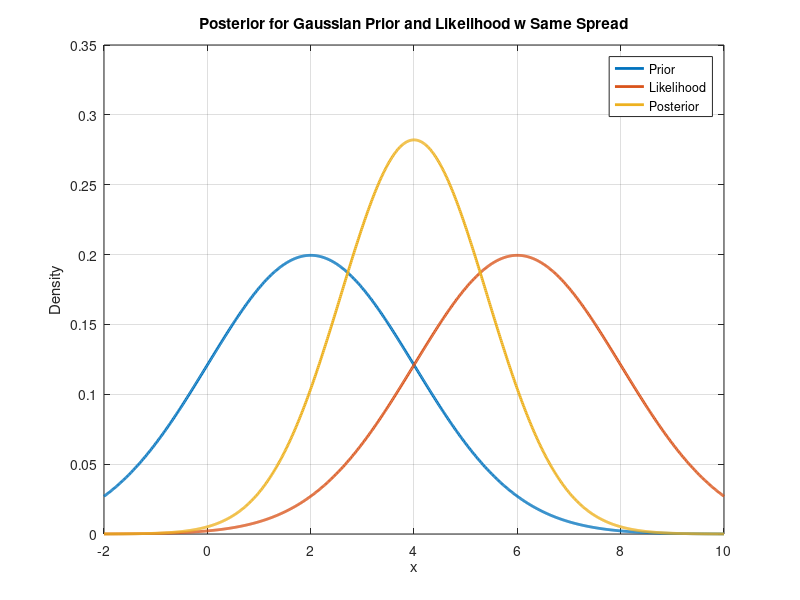

Recreate this plot in MATLAB. (Note: this script raises an error after producing the figure.)
% L1: Get the posterior for a Gaussian prior and likelihood with same spread but different means
% L2: Vary the spread of the likelihood, compute the mode of the posterior
% L3: Vary the spread of the prior, compute the mode of the posterior
% L4: For all these cases, compute the spread of the posterior, compare with the likelihood spread
% L5: Simulate a maximum-likelihood cue-integration strategy for a 2AFC discrimination task
% L6: Compute the resulting within-modality and cross-modal psychometric functions


mu_prior = 2;
mu_like  = 6;
sigma = 2;

% x-axis for plotting
x = linspace(-2, 10, 1000);

% Prior and likelihood
prior = normpdf(x, mu_prior, sigma);
like  = normpdf(x, mu_like, sigma);

% posterior parameters
mu_post = (mu_prior + mu_like) / 2;
sigma_post = sigma / sqrt(2); % weighing by reciprocal of variance 

% posterior curve
post = normpdf(x, mu_post, sigma_post);


figure;
plot(x, prior, 'LineWidth', 2); hold on;
plot(x, like, 'LineWidth', 2);
plot(x, post, 'LineWidth', 2);

legend('Prior', 'Likelihood', 'Posterior');
xlabel('x');
ylabel('Density');
title('Posterior for Gaussian Prior and Likelihood w Same Spread');
grid on;


% L2 

% new prior
mu_prior = 2;
sigma_prior = 2;

% new mean
mu_like = 8;

% different likelihood spreads
sigma_like_vals = [1 2 3 5 8];

% for storing posterior modes
post_modes = zeros(size(sigma_like_vals));
posterior_spreads_L2 = zeros(size(sigma_like_vals));

for i = 1:length(sigma_like_vals)
    sigma_like = sigma_like_vals(i);

    % posterior variance
    sigma_post_sq = 1 / (1/sigma_prior^2 + 1/sigma_like^2);
    posterior_spreads_L2(i) = sigma_post_sq;

    % posterior mean 
    mu_post = sigma_post_sq * (mu_prior/sigma_prior^2 + mu_like/sigma_like^2);

    post_modes(i) = mu_post;
end

% res
disp(table(sigma_like_vals', post_modes', 'VariableNames', {'likelihoodSpread', 'posteriorMode'}));


figure;
plot(sigma_like_vals, post_modes, '-o', 'LineWidth', 2);
xlabel('likelihood spread');
ylabel('posterior mode');
title('Effects of likelihood spread on posterior mode');
grid on;

% res L4

disp(table(sigma_like_vals', posterior_spreads_L2', 'VariableNames', {'likelihoodSpread', 'posteriorSpread'}));


figure;
plot(sigma_like_vals, posterior_spreads_L2, '-o', 'LineWidth', 2);
xlabel('likelihood spread');
ylabel('posterior spread');
title('Effects of likelihood spread on posterior spread L2');
grid on;



% L3 

% new likelihood
mu_like = 8;
sigma_like = 2;

% new prior
mu_prior = 2;
sigma_prior_vals = [1 2 3 5 8];

% for storing posterior modes
post_modes = zeros(size(sigma_prior_vals));
posterior_spreads_L3 = zeros(size(sigma_prior_vals));
likelihood_spreads = zeros(size(sigma_prior_vals));

for i = 1:length(sigma_prior_vals)
    sigma_prior = sigma_prior_vals(i);

    % posterior variance
    sigma_post_sq = 1 / (1/sigma_prior^2 + 1/sigma_like^2);
    posterior_spreads_L3(i) = sigma_post_sq;
    likelihood_spreads(i) = sigma_like;

    % posterior mean 
    mu_post = sigma_post_sq * (mu_prior/sigma_prior^2 + mu_like/sigma_like^2);

    post_modes(i) = mu_post;
end

% res
disp(table(sigma_prior_vals', post_modes', 'VariableNames', {'priorSpread', 'posteriorMode'}));


figure;
plot(sigma_like_vals, post_modes, '-o', 'LineWidth', 2);
xlabel('prior spread');
ylabel('posterior mode');
title('Effects of prior spread on posterior mode');
grid on;

% res L4

disp(table(likelihood_spreads', posterior_spreads_L3', 'VariableNames', {'likelihoodSpread', 'posteriorSpread'}));


figure;
plot(likelihood_spreads, posterior_spreads_L3, '-o', 'LineWidth', 2);
xlabel('likelihood spread');
ylabel('posterior spread');
title('Effects of likelihood spread on posterior spread L3');
grid on;


% L4 - For all these cases, compute the spread of the posterior, compare with the likelihood spread

% done 

% L5: Simulate a maximum-likelihood cue-integration strategy for a 2AFC discrimination task

standard = 0;
comparisons = -5:1:5;

% noise
sigma1 = 2;   
sigma2 = 1;   % less noisy (like vision)

% MLE weights
w1 = (1/sigma1^2) / (1/sigma1^2 + 1/sigma2^2);
w2 = (1/sigma2^2) / (1/sigma1^2 + 1/sigma2^2);

nTrials = 1000;
p_choose_comparison = zeros(size(comparisons)); % to store frac of times comparison is taller
for i = 1:length(comparisons) % 11
    comp = comparisons(i);
    chooseComp = 0;

    for t = 1:nTrials
        % noisy cue measurements for standard
        x1_s = standard + sigma1*randn;
        x2_s = standard + sigma2*randn;

        % noisy cue measurements for comparison
        x1_c = comp + sigma1*randn;
        x2_c = comp + sigma2*randn;

        % MLE combined estimates
        s_hat = w1*x1_s + w2*x2_s;
        c_hat = w1*x1_c + w2*x2_c;

        % 2AFC final decision
        if c_hat > s_hat
            chooseComp = chooseComp + 1;
        end
    end

    p_choose_comparison(i) = chooseComp / nTrials;
end

figure;
plot(comparisons, p_choose_comparison, '-o', 'LineWidth', 2);
xlabel('comparison stimulus height');
ylabel('Pr(comparison is taller)');
title('2AFC with MLE cues integration');
grid on;

% L6: Compute the resulting within-modality and cross-modal psychometric functions

standard = 0;
comparisons = -5:1:5;

% noise
sigma1 = 2;   
sigma2 = 1;   % less noisy (like vision)

% MLE weights
w1 = (1/sigma1^2) / (1/sigma1^2 + 1/sigma2^2);
w2 = (1/sigma2^2) / (1/sigma1^2 + 1/sigma2^2);

nTrials = 1000;
p_choose_comparison = zeros(size(comparisons)); % to store frac of times comparison is taller
for i = 1:length(comparisons) % 11
    comp = comparisons(i);
    chooseComp = 0;

    for t = 1:nTrials
        % noisy cue measurements for standard
        x1_s = standard + sigma1*randn;
        % x2_s = standard + sigma2*randn;

        % noisy cue measurements for comparison
        x1_c = comp + sigma1*randn;
        % x2_c = comp + sigma2*randn;

        % MLE combined estimates
        s_hat = x1_s;
        c_hat = x1_c;

        % 2AFC final decision
        if c_hat > s_hat
            chooseComp = chooseComp + 1;
        end
    end

    p_choose_comparison(i) = chooseComp / nTrials;
end

figure;
plot(comparisons, p_choose_comparison, '-o', 'LineWidth', 2);
xlabel('comparison stimulus height');
ylabel('Pr(comparison is taller)');
title('2AFC with within modality MLE cues integration');
grid on;
